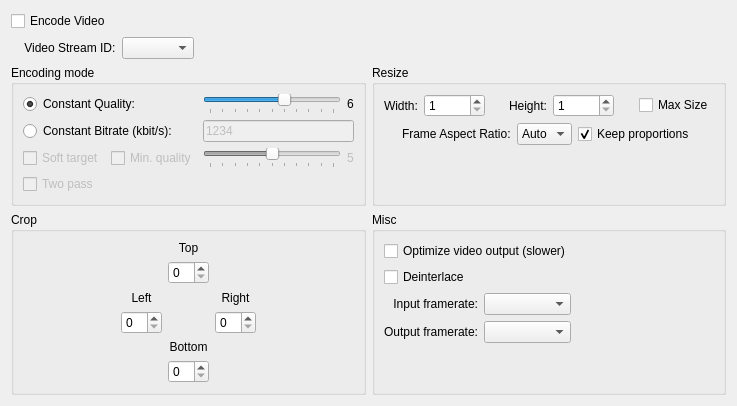
     <widget class="QWidget" name="video">
      <attribute name="title">
       <string>Video</string>
      </attribute>
      <layout class="QVBoxLayout" name="verticalLayout_3">
       <item>
        <widget class="QCheckBox" name="video_encode">
         <property name="enabled">
          <bool>true</bool>
         </property>
         <property name="text">
          <string>Encode Video</string>
         </property>
        </widget>
       </item>
       <item>
        <layout class="QGridLayout" name="video_options_layout" columnstretch="1,1">
         <item row="1" column="1">
          <widget class="QGroupBox" name="groupBox_3">
           <property name="title">
            <string>Resize</string>
           </property>
           <layout class="QVBoxLayout" name="verticalLayout_8">
            <item>
             <layout class="QHBoxLayout" name="horizontalLayout_9">
              <item>
               <widget class="QLabel" name="label_22">
                <property name="text">
                 <string>Width:</string>
                </property>
               </widget>
              </item>
              <item>
               <widget class="QSpinBox" name="video_width">
                <property name="minimum">
                 <number>1</number>
                </property>
                <property name="maximum">
                 <number>99999</number>
                </property>
               </widget>
              </item>
              <item>
               <spacer name="horizontalSpacer_9">
                <property name="orientation">
                 <enum>Qt::Horizontal</enum>
                </property>
                <property name="sizeHint" stdset="0">
                 <size>
                  <width>40</width>
                  <height>20</height>
                 </size>
                </property>
               </spacer>
              </item>
              <item>
               <widget class="QLabel" name="label_24">
                <property name="text">
                 <string>Height:</string>
                </property>
               </widget>
              </item>
              <item>
               <widget class="QSpinBox" name="video_height">
                <property name="minimum">
                 <number>1</number>
                </property>
                <property name="maximum">
                 <number>99999</number>
                </property>
               </widget>
              </item>
              <item>
               <spacer name="horizontalSpacer_8">
                <property name="orientation">
                 <enum>Qt::Horizontal</enum>
                </property>
                <property name="sizeHint" stdset="0">
                 <size>
                  <width>40</width>
                  <height>20</height>
                 </size>
                </property>
               </spacer>
              </item>
              <item>
               <widget class="QCheckBox" name="video_max_size">
                <property name="text">
                 <string>Max Size</string>
                </property>
               </widget>
              </item>
             </layout>
            </item>
            <item>
             <layout class="QHBoxLayout" name="horizontalLayout_10">
              <item>
               <spacer name="horizontalSpacer_5">
                <property name="orientation">
                 <enum>Qt::Horizontal</enum>
                </property>
                <property name="sizeHint" stdset="0">
                 <size>
                  <width>40</width>
                  <height>20</height>
                 </size>
                </property>
               </spacer>
              </item>
              <item>
               <widget class="QLabel" name="label_26">
                <property name="text">
                 <string>Frame Aspect Ratio:</string>
                </property>
               </widget>
              </item>
              <item>
               <widget class="QComboBox" name="video_frame_aspect_ratio">
                <item>
                 <property name="text">
                  <string>Auto</string>
                 </property>
                </item>
                <item>
                 <property name="text">
                  <string>4:3</string>
                 </property>
                </item>
                <item>
                 <property name="text">
                  <string>14:9</string>
                 </property>
                </item>
                <item>
                 <property name="text">
                  <string>16:9</string>
                 </property>
                </item>
               </widget>
              </item>
              <item>
               <widget class="QCheckBox" name="video_keep_proportions">
                <property name="text">
                 <string>Keep proportions</string>
                </property>
                <property name="checked">
                 <bool>true</bool>
                </property>
               </widget>
              </item>
              <item>
               <spacer name="horizontalSpacer_6">
                <property name="orientation">
                 <enum>Qt::Horizontal</enum>
                </property>
                <property name="sizeHint" stdset="0">
                 <size>
                  <width>40</width>
                  <height>20</height>
                 </size>
                </property>
               </spacer>
              </item>
             </layout>
            </item>
            <item>
             <spacer name="verticalSpacer_10">
              <property name="orientation">
               <enum>Qt::Vertical</enum>
              </property>
              <property name="sizeHint" stdset="0">
               <size>
                <width>20</width>
                <height>40</height>
               </size>
              </property>
             </spacer>
            </item>
           </layout>
          </widget>
         </item>
         <item row="2" column="0">
          <widget class="QGroupBox" name="groupBox">
           <property name="title">
            <string>Crop</string>
           </property>
           <layout class="QHBoxLayout" name="horizontalLayout_6">
            <item>
             <spacer name="horizontalSpacer_2">
              <property name="orientation">
               <enum>Qt::Horizontal</enum>
              </property>
              <property name="sizeHint" stdset="0">
               <size>
                <width>40</width>
                <height>20</height>
               </size>
              </property>
             </spacer>
            </item>
            <item>
             <layout class="QVBoxLayout" name="verticalLayout_4">
              <item>
               <spacer name="verticalSpacer_3">
                <property name="orientation">
                 <enum>Qt::Vertical</enum>
                </property>
                <property name="sizeHint" stdset="0">
                 <size>
                  <width>20</width>
                  <height>40</height>
                 </size>
                </property>
               </spacer>
              </item>
              <item>
               <widget class="QLabel" name="label_8">
                <property name="text">
                 <string>Left</string>
                </property>
                <property name="alignment">
                 <set>Qt::AlignCenter</set>
                </property>
               </widget>
              </item>
              <item>
               <widget class="QSpinBox" name="video_crop_left">
                <property name="singleStep">
                 <number>2</number>
                </property>
               </widget>
              </item>
              <item>
               <spacer name="verticalSpacer_4">
                <property name="orientation">
                 <enum>Qt::Vertical</enum>
                </property>
                <property name="sizeHint" stdset="0">
                 <size>
                  <width>20</width>
                  <height>40</height>
                 </size>
                </property>
               </spacer>
              </item>
             </layout>
            </item>
            <item>
             <layout class="QVBoxLayout" name="verticalLayout_6">
              <item>
               <widget class="QLabel" name="label_6">
                <property name="text">
                 <string>Top</string>
                </property>
                <property name="alignment">
                 <set>Qt::AlignCenter</set>
                </property>
               </widget>
              </item>
              <item>
               <widget class="QSpinBox" name="video_crop_top">
                <property name="singleStep">
                 <number>2</number>
                </property>
               </widget>
              </item>
              <item>
               <spacer name="verticalSpacer_6">
                <property name="orientation">
                 <enum>Qt::Vertical</enum>
                </property>
                <property name="sizeHint" stdset="0">
                 <size>
                  <width>20</width>
                  <height>40</height>
                 </size>
                </property>
               </spacer>
              </item>
              <item>
               <widget class="QLabel" name="label_18">
                <property name="text">
                 <string>Bottom</string>
                </property>
                <property name="alignment">
                 <set>Qt::AlignCenter</set>
                </property>
               </widget>
              </item>
              <item>
               <widget class="QSpinBox" name="video_crop_bottom">
                <property name="singleStep">
                 <number>2</number>
                </property>
               </widget>
              </item>
             </layout>
            </item>
            <item>
             <layout class="QVBoxLayout" name="verticalLayout_7">
              <item>
               <spacer name="verticalSpacer_7">
                <property name="orientation">
                 <enum>Qt::Vertical</enum>
                </property>
                <property name="sizeHint" stdset="0">
                 <size>
                  <width>20</width>
                  <height>40</height>
                 </size>
                </property>
               </spacer>
              </item>
              <item>
               <widget class="QLabel" name="label_10">
                <property name="text">
                 <string>Right</string>
                </property>
                <property name="alignment">
                 <set>Qt::AlignCenter</set>
                </property>
               </widget>
              </item>
              <item>
               <widget class="QSpinBox" name="video_crop_right">
                <property name="singleStep">
                 <number>2</number>
                </property>
               </widget>
              </item>
              <item>
               <spacer name="verticalSpacer_8">
                <property name="orientation">
                 <enum>Qt::Vertical</enum>
                </property>
                <property name="sizeHint" stdset="0">
                 <size>
                  <width>20</width>
                  <height>40</height>
                 </size>
                </property>
               </spacer>
              </item>
             </layout>
            </item>
            <item>
             <spacer name="horizontalSpacer_3">
              <property name="orientation">
               <enum>Qt::Horizontal</enum>
              </property>
              <property name="sizeHint" stdset="0">
               <size>
                <width>40</width>
                <height>20</height>
               </size>
              </property>
             </spacer>
            </item>
           </layout>
          </widget>
         </item>
         <item row="2" column="1">
          <widget class="QGroupBox" name="groupBox_4">
           <property name="title">
            <string>Misc</string>
           </property>
           <layout class="QGridLayout" name="gridLayout_2">
            <item row="1" column="0" colspan="2">
             <widget class="QCheckBox" name="video_optimize">
              <property name="text">
               <string>Optimize video output (slower)</string>
              </property>
             </widget>
            </item>
            <item row="2" column="0">
             <widget class="QCheckBox" name="video_deinterlace">
              <property name="text">
               <string>Deinterlace</string>
              </property>
             </widget>
            </item>
            <item row="3" column="0">
             <widget class="QLabel" name="label_28">
              <property name="text">
               <string>Input framerate:</string>
              </property>
              <property name="alignment">
               <set>Qt::AlignRight|Qt::AlignTrailing|Qt::AlignVCenter</set>
              </property>
             </widget>
            </item>
            <item row="3" column="1">
             <widget class="QComboBox" name="video_input_framerate"/>
            </item>
            <item row="3" column="2">
             <spacer name="horizontalSpacer_10">
              <property name="orientation">
               <enum>Qt::Horizontal</enum>
              </property>
              <property name="sizeHint" stdset="0">
               <size>
                <width>90</width>
                <height>21</height>
               </size>
              </property>
             </spacer>
            </item>
            <item row="4" column="0">
             <widget class="QLabel" name="label_30">
              <property name="text">
               <string>Output framerate:</string>
              </property>
              <property name="alignment">
               <set>Qt::AlignRight|Qt::AlignTrailing|Qt::AlignVCenter</set>
              </property>
             </widget>
            </item>
            <item row="5" column="1">
             <spacer name="verticalSpacer_9">
              <property name="orientation">
               <enum>Qt::Vertical</enum>
              </property>
              <property name="sizeHint" stdset="0">
               <size>
                <width>20</width>
                <height>40</height>
               </size>
              </property>
             </spacer>
            </item>
            <item row="4" column="1">
             <widget class="QComboBox" name="video_output_framerate"/>
            </item>
           </layout>
          </widget>
         </item>
         <item row="0" column="0" colspan="2">
          <layout class="QHBoxLayout" name="horizontalLayout_8">
           <item>
            <widget class="QLabel" name="label_20">
             <property name="text">
              <string>    Video Stream ID:</string>
             </property>
            </widget>
           </item>
           <item>
            <widget class="QComboBox" name="video_stream"/>
           </item>
           <item>
            <spacer name="horizontalSpacer_4">
             <property name="orientation">
              <enum>Qt::Horizontal</enum>
             </property>
             <property name="sizeHint" stdset="0">
              <size>
               <width>40</width>
               <height>20</height>
              </size>
             </property>
            </spacer>
           </item>
          </layout>
         </item>
         <item row="1" column="0">
          <widget class="QGroupBox" name="video_encoding_mode">
           <property name="enabled">
            <bool>true</bool>
           </property>
           <property name="title">
            <string>Encoding mode</string>
           </property>
           <layout class="QGridLayout" name="gridLayout_4">
            <item row="0" column="0">
             <widget class="QRadioButton" name="video_const_quality">
              <property name="text">
               <string>Constant Quality:</string>
              </property>
              <property name="checked">
               <bool>true</bool>
              </property>
             </widget>
            </item>
            <item row="1" column="0">
             <widget class="QRadioButton" name="video_const_bitrate">
              <property name="text">
               <string>Constant Bitrate (kbit/s):</string>
              </property>
             </widget>
            </item>
            <item row="0" column="1">
             <widget class="QSlider" name="video_quality">
              <property name="sizePolicy">
               <sizepolicy hsizetype="Expanding" vsizetype="Fixed">
                <horstretch>0</horstretch>
                <verstretch>0</verstretch>
               </sizepolicy>
              </property>
              <property name="minimum">
               <number>0</number>
              </property>
              <property name="maximum">
               <number>10</number>
              </property>
              <property name="value">
               <number>6</number>
              </property>
              <property name="orientation">
               <enum>Qt::Horizontal</enum>
              </property>
              <property name="tickPosition">
               <enum>QSlider::TicksBelow</enum>
              </property>
              <property name="tickInterval">
               <number>1</number>
              </property>
             </widget>
            </item>
            <item row="0" column="2">
             <widget class="QLabel" name="video_quality_label">
              <property name="text">
               <string>6</string>
              </property>
              <property name="alignment">
               <set>Qt::AlignCenter</set>
              </property>
             </widget>
            </item>
            <item row="1" column="1" colspan="2">
             <widget class="QLineEdit" name="video_bitrate">
              <property name="enabled">
               <bool>false</bool>
              </property>
              <property name="text">
               <string>1234</string>
              </property>
              <property name="frame">
               <bool>true</bool>
              </property>
             </widget>
            </item>
            <item row="3" column="0">
             <layout class="QHBoxLayout" name="horizontalLayout_3">
              <item>
               <widget class="QCheckBox" name="video_st">
                <property name="enabled">
                 <bool>false</bool>
                </property>
                <property name="text">
                 <string>Soft target</string>
                </property>
               </widget>
              </item>
              <item>
               <widget class="QCheckBox" name="video_st_quality_on">
                <property name="enabled">
                 <bool>false</bool>
                </property>
                <property name="text">
                 <string>Min. quality</string>
                </property>
               </widget>
              </item>
             </layout>
            </item>
            <item row="3" column="1">
             <widget class="QSlider" name="video_st_quality">
              <property name="enabled">
               <bool>false</bool>
              </property>
              <property name="sizePolicy">
               <sizepolicy hsizetype="Expanding" vsizetype="Fixed">
                <horstretch>0</horstretch>
                <verstretch>0</verstretch>
               </sizepolicy>
              </property>
              <property name="minimum">
               <number>0</number>
              </property>
              <property name="maximum">
               <number>10</number>
              </property>
              <property name="value">
               <number>5</number>
              </property>
              <property name="orientation">
               <enum>Qt::Horizontal</enum>
              </property>
              <property name="tickPosition">
               <enum>QSlider::TicksBelow</enum>
              </property>
              <property name="tickInterval">
               <number>1</number>
              </property>
             </widget>
            </item>
            <item row="3" column="2">
             <widget class="QLabel" name="video_st_quality_label">
              <property name="enabled">
               <bool>false</bool>
              </property>
              <property name="text">
               <string>5</string>
              </property>
              <property name="alignment">
               <set>Qt::AlignCenter</set>
              </property>
             </widget>
            </item>
            <item row="4" column="0">
             <widget class="QCheckBox" name="video_two_pass">
              <property name="enabled">
               <bool>false</bool>
              </property>
              <property name="text">
               <string>Two pass</string>
              </property>
             </widget>
            </item>
           </layout>
          </widget>
         </item>
        </layout>
       </item>
      </layout>
     </widget>
